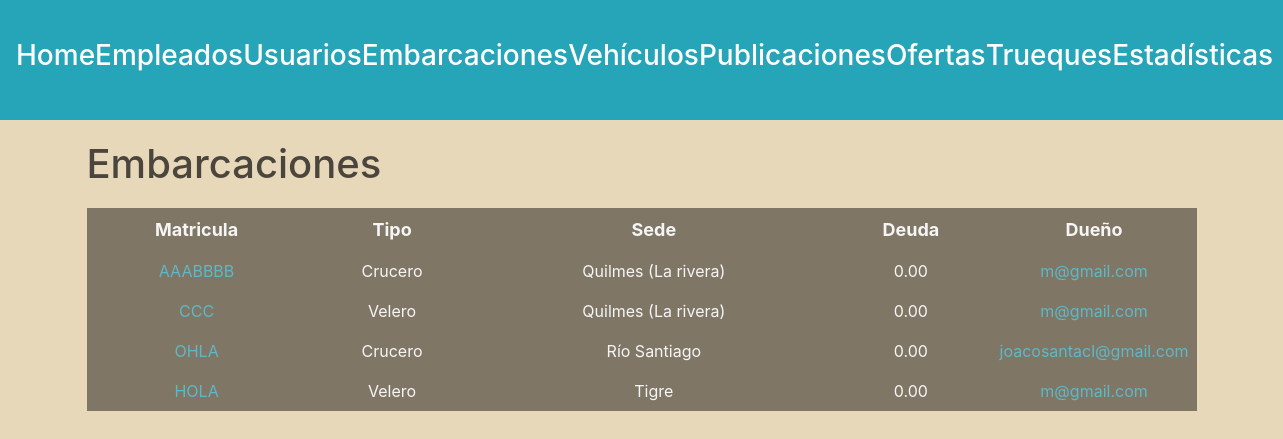
The app's page /administracion/embarcaciones/ (signed in), older data.
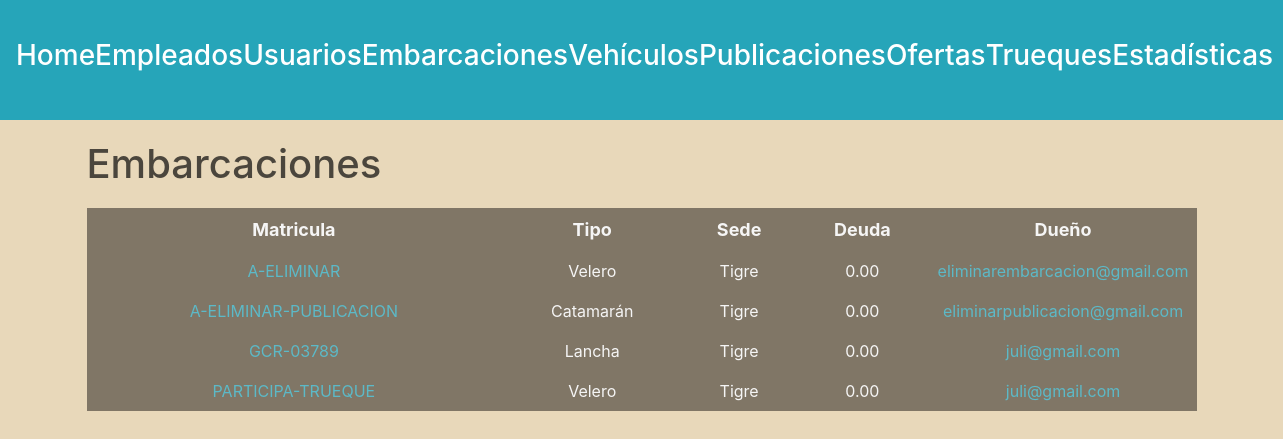
The same page, newer data.
### embarcaciones/models.py (models this page shows)
class Embarcacion(models.Model):
    matricula = models.CharField(max_length=100, unique=True)
    modelo = models.CharField(max_length=100)
    tipo = models.ForeignKey(TipoEmbarcacion, on_delete=models.SET_NULL, null=True)
    m_eslora = models.DecimalField(max_digits=5, decimal_places=2)
    m_manga = models.DecimalField(max_digits=5, decimal_places=2)
    m_calado = models.DecimalField(max_digits=5, decimal_places=2)
    motor = models.BooleanField(default=False)
    deuda = models.DecimalField(max_digits=10, decimal_places=2, default=0)
    sede = models.ForeignKey(Sede, on_delete=models.SET_NULL, null=True)
    dueño = models.ForeignKey(Usuario, on_delete=models.CASCADE)

class TipoEmbarcacion(models.Model):
    clase= models.CharField(max_length=50, unique=True)

### empleados/models.py (models this page shows)
class Sede(models.Model):
    nombre = models.CharField(max_length=100, unique=True)

### usuarios/models.py (models this page shows, shortened)
class Usuario(AbstractBaseUser, PermissionsMixin):
    nombre = models.CharField(max_length=50)
    apellido = models.CharField(max_length=50)
    fecha_nacimiento = models.DateField()
    telefono = models.CharField(max_length=13)
    mail = models.EmailField(max_length=50, unique=True)
    password = models.CharField(max_length=128)
    is_staff= models.BooleanField(default=False)
    is_blocked= models.BooleanField(default=False)
    USERNAME_FIELD = 'mail'
    REQUIRED_FIELDS = ['nombre', 'apellido', 'fecha_nacimiento', 'telefono']

### administrador/views.py (the view)
# urls.py: path('', include('embarcaciones.urls')),
def embarcaciones(request):
    user = request.user
    if not user.is_superuser:
        return redirect('home')
    embarcaciones = Embarcacion.objects.exclude(matricula__startswith='*')
    return render(request, 'boats.html', {'embarcaciones' : embarcaciones})

### autenticacion/backend.py (called while the page is built)
    def get_user(self, user_id):
        UserModel = get_user_model()
        try:
            return UserModel.objects.get(pk=user_id)
        except UserModel.DoesNotExist:
            return None

### administrador/templates/boats.html (shortened to what this page needs)
{% extends 'layouts/navbar.html' %}
{% block content %}
<div class="header">
    <h1>Embarcaciones</h1>
</div>
{% if embarcaciones %}
    <table>
        <thead>
            <tr>
                <th>Matricula</th>
                <th>Tipo</th>
                <th>Sede</th>
                <th>Deuda</th>
                <th>Dueño</th>
            </tr>
        </thead>
        <tbody>
            {% for embarcacion in embarcaciones %}
                <tr>
                    <td>
                        <a href="{% url 'ver detalle embarcacion' embarcacion.id 0 %}"> {{embarcacion.matricula}} </a>
                    </td>
                    <td>{{embarcacion.tipo.clase}}</td>
                    <td>{{embarcacion.sede.nombre}}</td>
                    <td>{{embarcacion.deuda}}</td>
                    <td>
                        <a href="{% url 'ver perfil' embarcacion.dueño.id %}"> {{embarcacion.dueño}} </a>
                    </td>
                </tr>
            {% endfor %}
        </tbody>
    </table>
{% else %}
    <h3>No existen embarcaciones en la plataforma.</h3>
{% endif %}
{% endblock %}

Row changes from the older to the newer data that the page shows:
removed Embarcacion: matricula "AAABBBB", tipo.clase "Crucero", sede.nombre "Quilmes (La rivera)", deuda "0.00", dueño "m@gmail.com"
removed Embarcacion: matricula "CCC", tipo.clase "Velero", sede.nombre "Quilmes (La rivera)", deuda "0.00", dueño "m@gmail.com"
removed Embarcacion: matricula "OHLA", tipo.clase "Crucero", sede.nombre "Río Santiago", deuda "0.00", dueño "joacosantacl@gmail.com"
removed Embarcacion: matricula "HOLA", tipo.clase "Velero", sede.nombre "Tigre", deuda "0.00", dueño "m@gmail.com"
added Embarcacion: matricula "A-ELIMINAR", tipo.clase "Velero", sede.nombre "Tigre", deuda "0.00", dueño "eliminarembarcacion@gmail.com"
added Embarcacion: matricula "A-ELIMINAR-PUBLICACION", tipo.clase "Catamarán", sede.nombre "Tigre", deuda "0.00", dueño "eliminarpublicacion@gmail.com"
added Embarcacion: matricula "GCR-03789", tipo.clase "Lancha", sede.nombre "Tigre", deuda "0.00", dueño "juli@gmail.com"
added Embarcacion: matricula "PARTICIPA-TRUEQUE", tipo.clase "Velero", sede.nombre "Tigre", deuda "0.00", dueño "juli@gmail.com"
